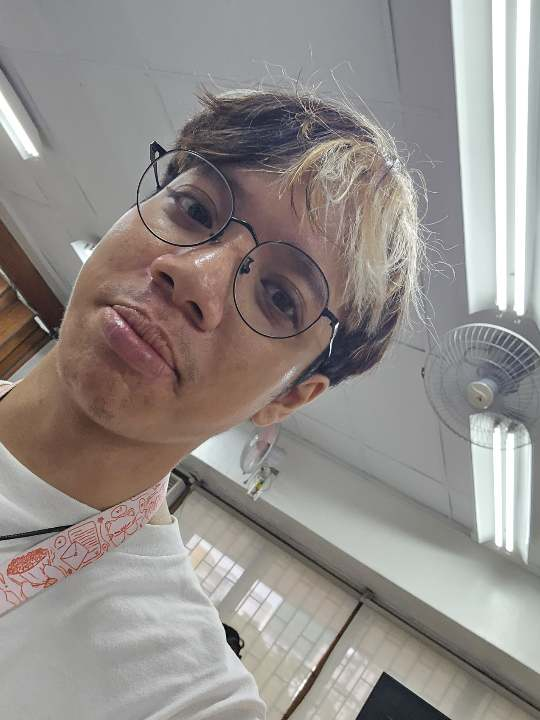
#> input picture CPF3/LAB2/image.png, 540 x 720 px
$ python pj5.py --image image.png
#> lines starting #> are read from the running program, lines starting #| are printed output that depends on the picture
import numpy as np
import argparse
import cv2

ap = argparse.ArgumentParser()
ap.add_argument("-i", "--image", required = True,
help = "Path to the image")
args = vars(ap.parse_args())


image = cv2.imread(args["image"])
#> image is the input picture: shape (720, 540, 3); mean B, G, R 138.1, 141.4, 147.1
image = cv2.cvtColor(image, cv2.COLOR_BGR2GRAY)
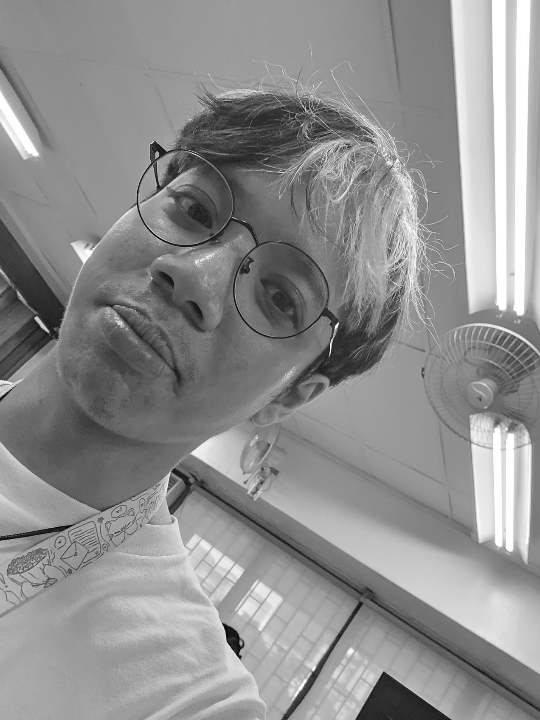
#> image: shape (720, 540); min 0, max 255, mean 142.7

eq = cv2.equalizeHist(image)
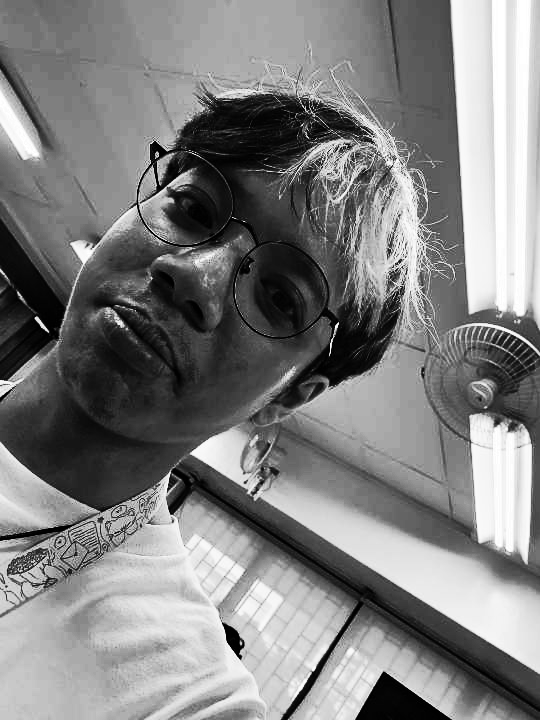
#> eq: shape (720, 540); min 0, max 255, mean 128.5

cv2.imshow("Histogram Equalization", np.hstack([image, eq]))
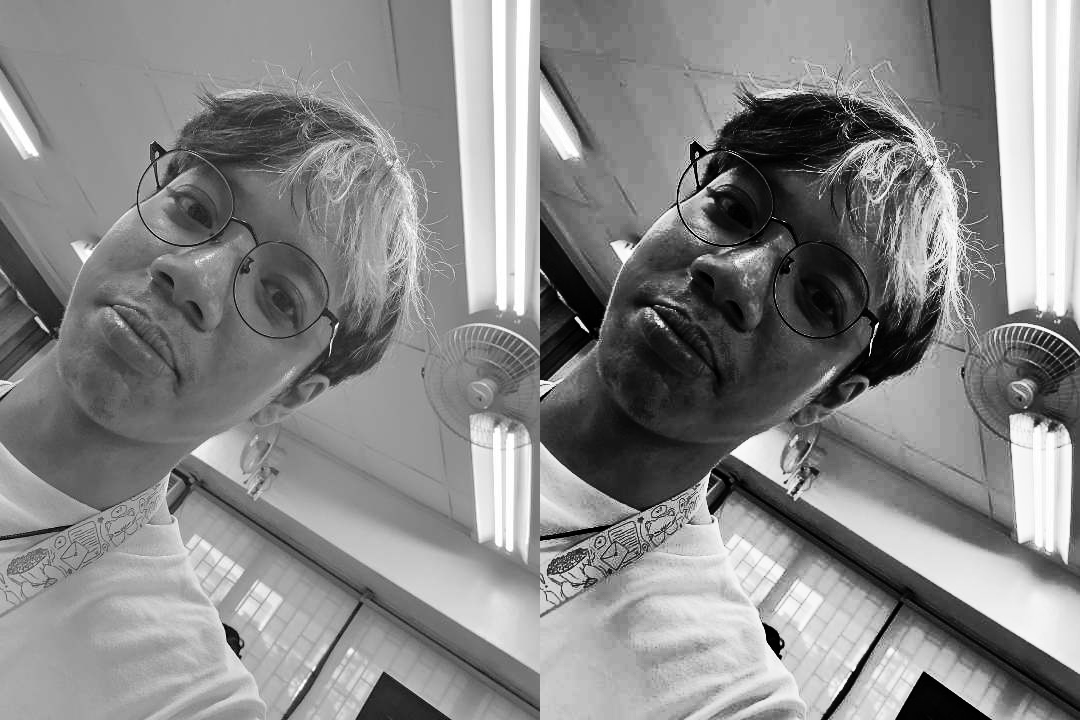
#> window 'Histogram Equalization': shape (720, 1080); min 0, max 255, mean 135.6
cv2.waitKey(0)
